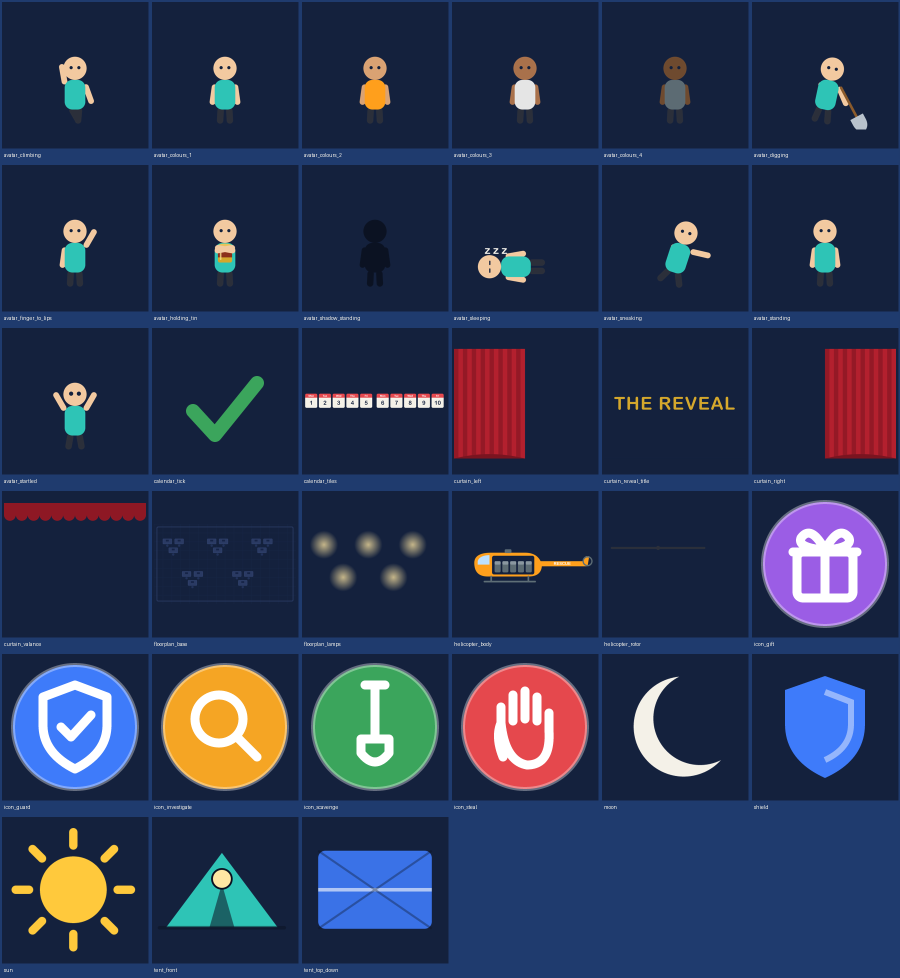
#> input picture docs/video/work/contact_parts.png, 1800 x 1956 px, given as the content of the folder output/01_assets, which was not available (shown at 1/2 size)
$ python contact_sheet.py output/01_assets work/contact_assets.png
#> lines starting #> are read from the running program, lines starting #| are printed output that depends on the picture; pictures that were not available may be replaced by others from this repository, and a replacement may not be noted
"""Contact sheet of every exported PNG in a folder, each scaled into a labelled tile, for a quick visual check.

    python tools/contact_sheet.py output/01_assets work/contact_assets.png
"""
import os
import sys

from PIL import Image, ImageDraw

src, dst = sys.argv[1], sys.argv[2]
files = sorted(f for f in os.listdir(src) if f.endswith(".png"))
cols, tile, label_h = 6, 300, 26
rows = -(-len(files) // cols)
sheet = Image.new("RGB", (cols * tile, rows * (tile + label_h)), "#1F3B6E")
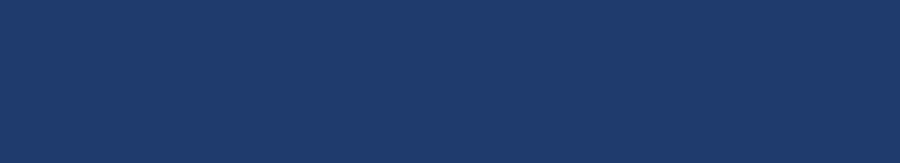
#> sheet: PIL image 1800x326 RGB (shown at 1/2 size); mean R, G, B 31, 59, 110
draw = ImageDraw.Draw(sheet)
for i, f in enumerate(files):
    im = Image.open(os.path.join(src, f)).convert("RGBA")
    im.thumbnail((tile - 16, tile - 16))
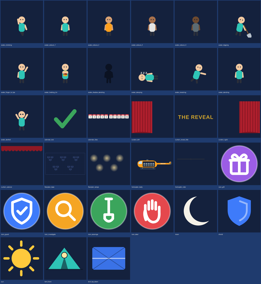
#> im: PIL image 261x284 RGBA; mean R, G, B, A 42.1, 53.7, 83, 255
    x, y = (i % cols) * tile, (i // cols) * (tile + label_h)
    draw.rectangle([x + 4, y + 4, x + tile - 4, y + tile - 4], fill="#14213D")
    sheet.paste(im, (x + (tile - im.width) // 2, y + (tile - im.height) // 2), im)
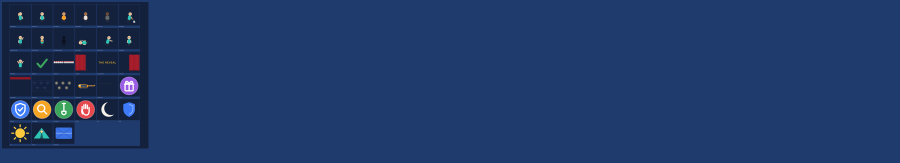
#> sheet: PIL image 1800x326 RGB (shown at 1/2 size); mean R, G, B 32.2, 57.8, 105.6
    draw.text((x + 8, y + tile + 4), f[:-4], fill="#F4F1E8")
os.makedirs(os.path.dirname(dst) or ".", exist_ok=True)
sheet.save(dst)
print(dst, sheet.size)
#| work/contact_assets.png (1800, 326)
